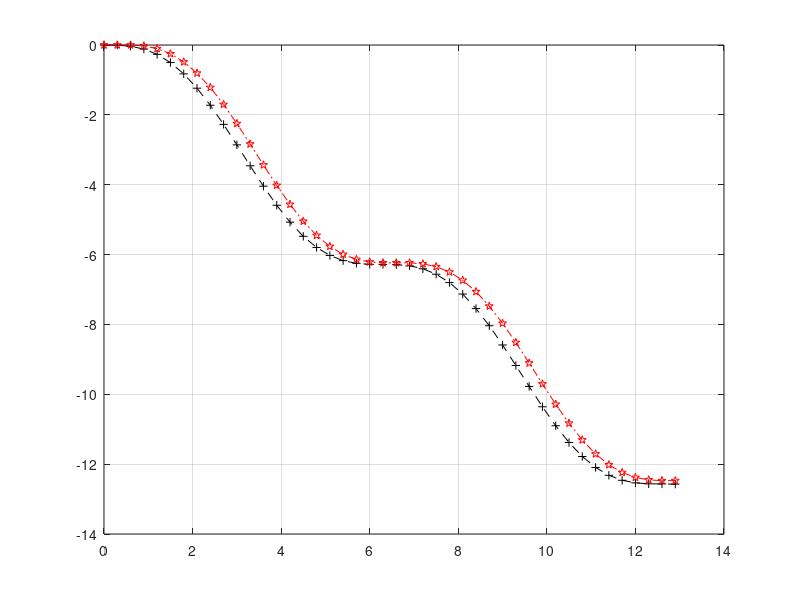

Write the MATLAB code that produced this figure. (Note: this script raises an error after producing the figure.)
% RK_2ndODE_ex3.m
% EXAMPLE 3. u"=-sin(t) with ICs: u(0)=0 & u'(0)=0
clearvars; close all; clc
h=0.3;                 % Step size
t0=0;                    % Start of simulations
tmax=13;             % End of simulations
t=t0:h:tmax;         % Simulation time space 
steps=length(t);   % Simulation steps
u(1,:)=[0, 0];         % Initial Conditions
% Runge-Kutta Method:
FF=@(t, u1, u2)([u2,-sin(t)]);   
for ii=1:steps-1
k1=FF(t(ii), u(ii,1), u(ii,2));
k2=FF(t(ii)+h/2, u(ii,1)+h*k1(:,1)/2,u(ii,2)+h*k1(:,2)/2);
k3=FF(t(ii)+h/2,u(ii,1)+h*k2(:,1)/2,u(ii,2)+h*k2(:,2)/2);
k4=FF(t(ii)+h,u(ii,1)+h*k3(:,1),u(ii,2)+h*k3(:,2));
u(ii+1,:)=u(ii,:)+h*(k1+2*k2+2*k3+k4)/6;
end
plot(t, u(:,1), 'k--+'), grid on; hold on
% Euler forward method:
for ii=1:steps-1
u(ii+1,:)=u(ii,:)+h*[u(ii,2), -sin(t(ii))];
end
plot(t, u(:,1), 'r-.p')
% Analytical solution:
y=dsolve('D2y=-sin(t)', 'y(0)=0, Dy(0)=0','t');
Y=double(subs(y,'t',t)); 
plot(t, Y, 'm-', 'linewidth', 1.5)
title('Runge-Kutta, Euler Forward vs. Analytical Solutions of: $$ \frac{d^2}{dt^2}+sin(t)=0 $$', 'interpreter', 'latex')
xlabel '\it t'; ylabel '\it Solution, u(t)'
legend('RK: h = 0.3', 'EM: h = 0.3', 'DSOLVE')
hold off; axis tight; shg
